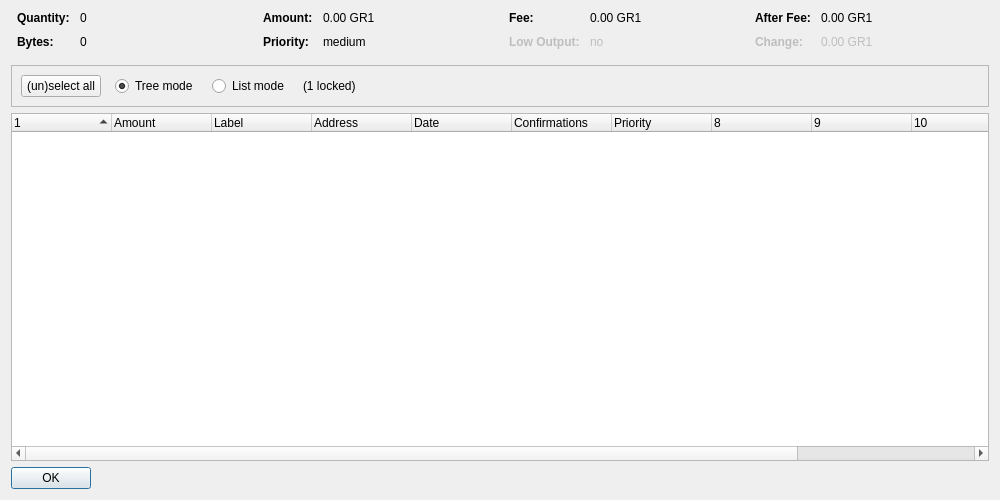
<?xml version="1.0" encoding="UTF-8"?>
<ui version="4.0">
 <class>CoinControlDialog</class>
 <widget class="QDialog" name="CoinControlDialog">
  <property name="geometry">
   <rect>
    <x>0</x>
    <y>0</y>
    <width>1000</width>
    <height>500</height>
   </rect>
  </property>
  <property name="windowTitle">
   <string>Coin Control Address Selection</string>
  </property>
  <layout class="QVBoxLayout" name="verticalLayout">
   <item>
    <layout class="QHBoxLayout" name="horizontalLayoutTop" stretch="0,0,0,0">
     <property name="topMargin">
      <number>0</number>
     </property>
     <property name="bottomMargin">
      <number>10</number>
     </property>
     <item>
      <layout class="QFormLayout" name="formLayoutCoinControl1">
       <property name="horizontalSpacing">
        <number>10</number>
       </property>
       <property name="verticalSpacing">
        <number>10</number>
       </property>
       <property name="leftMargin">
        <number>6</number>
       </property>
       <property name="rightMargin">
        <number>6</number>
       </property>
       <item row="0" column="0">
        <widget class="QLabel" name="labelCoinControlQuantityText">
         <property name="font">
          <font>
           <weight>75</weight>
           <bold>true</bold>
          </font>
         </property>
         <property name="text">
          <string>Quantity:</string>
         </property>
        </widget>
       </item>
       <item row="0" column="1">
        <widget class="QLabel" name="labelCoinControlQuantity">
         <property name="cursor">
          <cursorShape>IBeamCursor</cursorShape>
         </property>
         <property name="contextMenuPolicy">
          <enum>Qt::ActionsContextMenu</enum>
         </property>
         <property name="text">
          <string notr="true">0</string>
         </property>
         <property name="textInteractionFlags">
          <set>Qt::LinksAccessibleByMouse|Qt::TextSelectableByKeyboard|Qt::TextSelectableByMouse</set>
         </property>
        </widget>
       </item>
       <item row="1" column="0">
        <widget class="QLabel" name="labelCoinControlBytesText">
         <property name="font">
          <font>
           <weight>75</weight>
           <bold>true</bold>
          </font>
         </property>
         <property name="text">
          <string>Bytes:</string>
         </property>
        </widget>
       </item>
       <item row="1" column="1">
        <widget class="QLabel" name="labelCoinControlBytes">
         <property name="cursor">
          <cursorShape>IBeamCursor</cursorShape>
         </property>
         <property name="contextMenuPolicy">
          <enum>Qt::ActionsContextMenu</enum>
         </property>
         <property name="text">
          <string notr="true">0</string>
         </property>
         <property name="textInteractionFlags">
          <set>Qt::LinksAccessibleByMouse|Qt::TextSelectableByKeyboard|Qt::TextSelectableByMouse</set>
         </property>
        </widget>
       </item>
      </layout>
     </item>
     <item>
      <layout class="QFormLayout" name="formLayoutCoinControl2">
       <property name="horizontalSpacing">
        <number>10</number>
       </property>
       <property name="verticalSpacing">
        <number>10</number>
       </property>
       <property name="leftMargin">
        <number>6</number>
       </property>
       <property name="rightMargin">
        <number>6</number>
       </property>
       <item row="0" column="0">
        <widget class="QLabel" name="labelCoinControlAmountText">
         <property name="font">
          <font>
           <weight>75</weight>
           <bold>true</bold>
          </font>
         </property>
         <property name="text">
          <string>Amount:</string>
         </property>
        </widget>
       </item>
       <item row="0" column="1">
        <widget class="QLabel" name="labelCoinControlAmount">
         <property name="cursor">
          <cursorShape>IBeamCursor</cursorShape>
         </property>
         <property name="contextMenuPolicy">
          <enum>Qt::ActionsContextMenu</enum>
         </property>
         <property name="text">
          <string notr="true">0.00 GR1</string>
         </property>
         <property name="textInteractionFlags">
          <set>Qt::LinksAccessibleByMouse|Qt::TextSelectableByKeyboard|Qt::TextSelectableByMouse</set>
         </property>
        </widget>
       </item>
       <item row="1" column="0">
        <widget class="QLabel" name="labelCoinControlPriorityText">
         <property name="font">
          <font>
           <weight>75</weight>
           <bold>true</bold>
          </font>
         </property>
         <property name="text">
          <string>Priority:</string>
         </property>
        </widget>
       </item>
       <item row="1" column="1">
        <widget class="QLabel" name="labelCoinControlPriority">
         <property name="cursor">
          <cursorShape>IBeamCursor</cursorShape>
         </property>
         <property name="contextMenuPolicy">
          <enum>Qt::ActionsContextMenu</enum>
         </property>
         <property name="text">
          <string notr="true">medium</string>
         </property>
         <property name="textInteractionFlags">
          <set>Qt::LinksAccessibleByMouse|Qt::TextSelectableByKeyboard|Qt::TextSelectableByMouse</set>
         </property>
        </widget>
       </item>
      </layout>
     </item>
     <item>
      <layout class="QFormLayout" name="formLayoutCoinControl3">
       <property name="horizontalSpacing">
        <number>10</number>
       </property>
       <property name="verticalSpacing">
        <number>10</number>
       </property>
       <property name="leftMargin">
        <number>6</number>
       </property>
       <property name="rightMargin">
        <number>6</number>
       </property>
       <item row="0" column="0">
        <widget class="QLabel" name="labelCoinControlFeeText">
         <property name="font">
          <font>
           <weight>75</weight>
           <bold>true</bold>
          </font>
         </property>
         <property name="text">
          <string>Fee:</string>
         </property>
        </widget>
       </item>
       <item row="0" column="1">
        <widget class="QLabel" name="labelCoinControlFee">
         <property name="cursor">
          <cursorShape>IBeamCursor</cursorShape>
         </property>
         <property name="contextMenuPolicy">
          <enum>Qt::ActionsContextMenu</enum>
         </property>
         <property name="text">
          <string notr="true">0.00 GR1</string>
         </property>
         <property name="textInteractionFlags">
          <set>Qt::LinksAccessibleByMouse|Qt::TextSelectableByKeyboard|Qt::TextSelectableByMouse</set>
         </property>
        </widget>
       </item>
       <item row="1" column="0">
        <widget class="QLabel" name="labelCoinControlLowOutputText">
         <property name="enabled">
          <bool>false</bool>
         </property>
         <property name="font">
          <font>
           <weight>75</weight>
           <bold>true</bold>
          </font>
         </property>
         <property name="text">
          <string>Low Output:</string>
         </property>
        </widget>
       </item>
       <item row="1" column="1">
        <widget class="QLabel" name="labelCoinControlLowOutput">
         <property name="enabled">
          <bool>false</bool>
         </property>
         <property name="cursor">
          <cursorShape>IBeamCursor</cursorShape>
         </property>
         <property name="contextMenuPolicy">
          <enum>Qt::ActionsContextMenu</enum>
         </property>
         <property name="text">
          <string notr="true">no</string>
         </property>
         <property name="textInteractionFlags">
          <set>Qt::LinksAccessibleByMouse|Qt::TextSelectableByKeyboard|Qt::TextSelectableByMouse</set>
         </property>
        </widget>
       </item>
      </layout>
     </item>
     <item>
      <layout class="QFormLayout" name="formLayoutCoinControl4">
       <property name="horizontalSpacing">
        <number>10</number>
       </property>
       <property name="verticalSpacing">
        <number>10</number>
       </property>
       <property name="leftMargin">
        <number>6</number>
       </property>
       <property name="rightMargin">
        <number>6</number>
       </property>
       <item row="0" column="0">
        <widget class="QLabel" name="labelCoinControlAfterFeeText">
         <property name="font">
          <font>
           <weight>75</weight>
           <bold>true</bold>
          </font>
         </property>
         <property name="text">
          <string>After Fee:</string>
         </property>
        </widget>
       </item>
       <item row="0" column="1">
        <widget class="QLabel" name="labelCoinControlAfterFee">
         <property name="cursor">
          <cursorShape>IBeamCursor</cursorShape>
         </property>
         <property name="contextMenuPolicy">
          <enum>Qt::ActionsContextMenu</enum>
         </property>
         <property name="text">
          <string notr="true">0.00 GR1</string>
         </property>
         <property name="textInteractionFlags">
          <set>Qt::LinksAccessibleByMouse|Qt::TextSelectableByKeyboard|Qt::TextSelectableByMouse</set>
         </property>
        </widget>
       </item>
       <item row="1" column="0">
        <widget class="QLabel" name="labelCoinControlChangeText">
         <property name="enabled">
          <bool>false</bool>
         </property>
         <property name="font">
          <font>
           <weight>75</weight>
           <bold>true</bold>
          </font>
         </property>
         <property name="text">
          <string>Change:</string>
         </property>
        </widget>
       </item>
       <item row="1" column="1">
        <widget class="QLabel" name="labelCoinControlChange">
         <property name="enabled">
          <bool>false</bool>
         </property>
         <property name="cursor">
          <cursorShape>IBeamCursor</cursorShape>
         </property>
         <property name="contextMenuPolicy">
          <enum>Qt::ActionsContextMenu</enum>
         </property>
         <property name="text">
          <string notr="true">0.00 GR1</string>
         </property>
         <property name="textInteractionFlags">
          <set>Qt::LinksAccessibleByMouse|Qt::TextSelectableByKeyboard|Qt::TextSelectableByMouse</set>
         </property>
        </widget>
       </item>
      </layout>
     </item>
    </layout>
   </item>
   <item>
    <widget class="QFrame" name="frame">
     <property name="minimumSize">
      <size>
       <width>0</width>
       <height>40</height>
      </size>
     </property>
     <property name="frameShape">
      <enum>QFrame::StyledPanel</enum>
     </property>
     <property name="frameShadow">
      <enum>QFrame::Sunken</enum>
     </property>
     <layout class="QHBoxLayout" name="horizontalLayout">
      <item>
       <layout class="QHBoxLayout" name="horizontalLayoutPanel" stretch="0,0,0,0,0">
        <property name="spacing">
         <number>14</number>
        </property>
        <item>
         <widget class="QPushButton" name="pushButtonSelectAll">
          <property name="sizePolicy">
           <sizepolicy hsizetype="Maximum" vsizetype="Fixed">
            <horstretch>0</horstretch>
            <verstretch>0</verstretch>
           </sizepolicy>
          </property>
          <property name="text">
           <string>(un)select all</string>
          </property>
         </widget>
        </item>
        <item>
         <widget class="QRadioButton" name="radioTreeMode">
          <property name="sizePolicy">
           <sizepolicy hsizetype="Maximum" vsizetype="Fixed">
            <horstretch>0</horstretch>
            <verstretch>0</verstretch>
           </sizepolicy>
          </property>
          <property name="text">
           <string>Tree mode</string>
          </property>
          <property name="checked">
           <bool>true</bool>
          </property>
         </widget>
        </item>
        <item>
         <widget class="QRadioButton" name="radioListMode">
          <property name="sizePolicy">
           <sizepolicy hsizetype="Maximum" vsizetype="Fixed">
            <horstretch>0</horstretch>
            <verstretch>0</verstretch>
           </sizepolicy>
          </property>
          <property name="text">
           <string>List mode</string>
          </property>
         </widget>
        </item>
        <item>
         <widget class="QLabel" name="labelLocked">
          <property name="text">
           <string notr="true">(1 locked)</string>
          </property>
         </widget>
        </item>
        <item>
         <spacer name="horizontalSpacer">
          <property name="orientation">
           <enum>Qt::Horizontal</enum>
          </property>
          <property name="sizeHint" stdset="0">
           <size>
            <width>40</width>
            <height>20</height>
           </size>
          </property>
         </spacer>
        </item>
       </layout>
      </item>
     </layout>
    </widget>
   </item>
   <item>
    <widget class="CoinControlTreeWidget" name="treeWidget">
     <property name="contextMenuPolicy">
      <enum>Qt::CustomContextMenu</enum>
     </property>
     <property name="sortingEnabled">
      <bool>false</bool>
     </property>
     <property name="columnCount">
      <number>12</number>
     </property>
     <attribute name="headerShowSortIndicator" stdset="0">
      <bool>true</bool>
     </attribute>
     <attribute name="headerStretchLastSection">
      <bool>false</bool>
     </attribute>
     <column>
      <property name="text">
       <string/>
      </property>
     </column>
     <column>
      <property name="text">
       <string>Amount</string>
      </property>
     </column>
     <column>
      <property name="text">
       <string notr="true">Label</string>
      </property>
     </column>
     <column>
      <property name="text">
       <string>Address</string>
      </property>
     </column>
     <column>
      <property name="text">
       <string>Date</string>
      </property>
     </column>
     <column>
      <property name="text">
       <string>Confirmations</string>
      </property>
      <property name="toolTip">
       <string>Confirmed</string>
      </property>
     </column>
     <column>
      <property name="text">
       <string>Priority</string>
      </property>
     </column>
     <column>
      <property name="text">
       <string/>
      </property>
     </column>
     <column>
      <property name="text">
       <string/>
      </property>
     </column>
     <column>
      <property name="text">
       <string/>
      </property>
     </column>
     <column>
      <property name="text">
       <string/>
      </property>
     </column>
     <column>
      <property name="text">
       <string/>
      </property>
     </column>
    </widget>
   </item>
   <item>
    <widget class="QDialogButtonBox" name="buttonBox">
     <property name="sizePolicy">
      <sizepolicy hsizetype="Maximum" vsizetype="Fixed">
       <horstretch>0</horstretch>
       <verstretch>0</verstretch>
      </sizepolicy>
     </property>
     <property name="orientation">
      <enum>Qt::Horizontal</enum>
     </property>
     <property name="standardButtons">
      <set>QDialogButtonBox::Ok</set>
     </property>
    </widget>
   </item>
  </layout>
 </widget>
 <customwidgets>
  <customwidget>
   <class>CoinControlTreeWidget</class>
   <extends>QTreeWidget</extends>
   <header>coincontroltreewidget.h</header>
  </customwidget>
 </customwidgets>
 <resources/>
 <connections/>
</ui>
